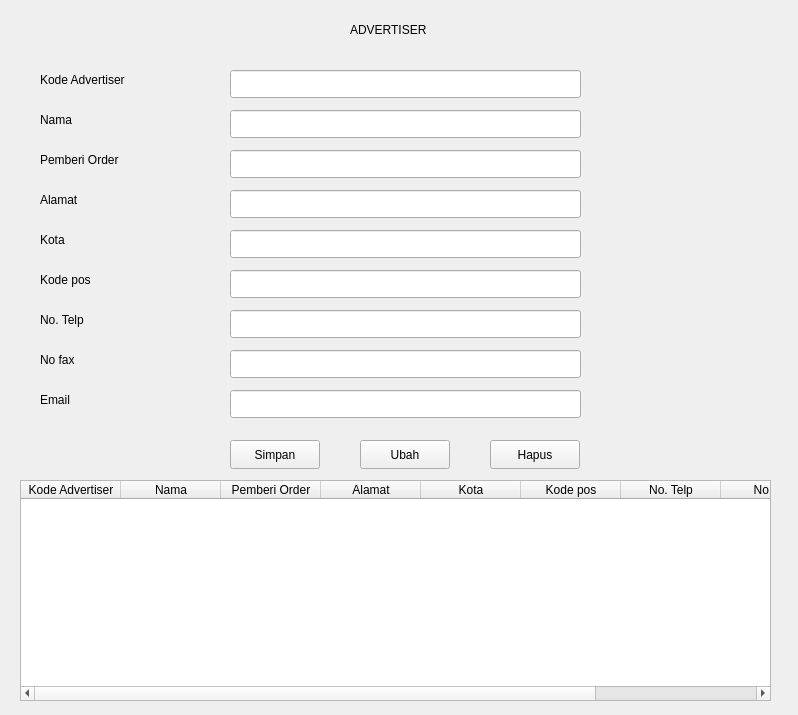
<?xml version="1.0" encoding="UTF-8"?>
<ui version="4.0">
 <class>Form</class>
 <widget class="QWidget" name="Form">
  <property name="geometry">
   <rect>
    <x>0</x>
    <y>0</y>
    <width>798</width>
    <height>715</height>
   </rect>
  </property>
  <property name="windowTitle">
   <string>Form</string>
  </property>
  <widget class="QLabel" name="label">
   <property name="geometry">
    <rect>
     <x>40</x>
     <y>70</y>
     <width>111</width>
     <height>20</height>
    </rect>
   </property>
   <property name="text">
    <string>Kode Advertiser</string>
   </property>
  </widget>
  <widget class="QLabel" name="label_2">
   <property name="geometry">
    <rect>
     <x>40</x>
     <y>110</y>
     <width>63</width>
     <height>20</height>
    </rect>
   </property>
   <property name="text">
    <string>Nama</string>
   </property>
  </widget>
  <widget class="QLabel" name="label_3">
   <property name="geometry">
    <rect>
     <x>40</x>
     <y>150</y>
     <width>111</width>
     <height>20</height>
    </rect>
   </property>
   <property name="text">
    <string>Pemberi Order</string>
   </property>
  </widget>
  <widget class="QLabel" name="label_4">
   <property name="geometry">
    <rect>
     <x>40</x>
     <y>190</y>
     <width>63</width>
     <height>20</height>
    </rect>
   </property>
   <property name="text">
    <string>Alamat</string>
   </property>
  </widget>
  <widget class="QLabel" name="label_5">
   <property name="geometry">
    <rect>
     <x>40</x>
     <y>230</y>
     <width>63</width>
     <height>20</height>
    </rect>
   </property>
   <property name="text">
    <string>Kota</string>
   </property>
  </widget>
  <widget class="QLabel" name="label_6">
   <property name="geometry">
    <rect>
     <x>40</x>
     <y>270</y>
     <width>63</width>
     <height>20</height>
    </rect>
   </property>
   <property name="text">
    <string>Kode pos</string>
   </property>
  </widget>
  <widget class="QLabel" name="label_7">
   <property name="geometry">
    <rect>
     <x>40</x>
     <y>310</y>
     <width>63</width>
     <height>20</height>
    </rect>
   </property>
   <property name="text">
    <string>No. Telp</string>
   </property>
  </widget>
  <widget class="QLabel" name="label_8">
   <property name="geometry">
    <rect>
     <x>40</x>
     <y>350</y>
     <width>63</width>
     <height>20</height>
    </rect>
   </property>
   <property name="text">
    <string>No fax</string>
   </property>
  </widget>
  <widget class="QLabel" name="label_9">
   <property name="geometry">
    <rect>
     <x>40</x>
     <y>390</y>
     <width>63</width>
     <height>20</height>
    </rect>
   </property>
   <property name="text">
    <string>Email</string>
   </property>
  </widget>
  <widget class="QLineEdit" name="kd_advertizerEdit">
   <property name="geometry">
    <rect>
     <x>230</x>
     <y>70</y>
     <width>351</width>
     <height>28</height>
    </rect>
   </property>
  </widget>
  <widget class="QLineEdit" name="namaEdit">
   <property name="geometry">
    <rect>
     <x>230</x>
     <y>110</y>
     <width>351</width>
     <height>28</height>
    </rect>
   </property>
  </widget>
  <widget class="QLineEdit" name="orderEdit">
   <property name="geometry">
    <rect>
     <x>230</x>
     <y>150</y>
     <width>351</width>
     <height>28</height>
    </rect>
   </property>
  </widget>
  <widget class="QLineEdit" name="alamatEdit">
   <property name="geometry">
    <rect>
     <x>230</x>
     <y>190</y>
     <width>351</width>
     <height>28</height>
    </rect>
   </property>
  </widget>
  <widget class="QLineEdit" name="kotaEdit">
   <property name="geometry">
    <rect>
     <x>230</x>
     <y>230</y>
     <width>351</width>
     <height>28</height>
    </rect>
   </property>
  </widget>
  <widget class="QLineEdit" name="kodeposEdit">
   <property name="geometry">
    <rect>
     <x>230</x>
     <y>270</y>
     <width>351</width>
     <height>28</height>
    </rect>
   </property>
  </widget>
  <widget class="QLineEdit" name="tlpEdit">
   <property name="geometry">
    <rect>
     <x>230</x>
     <y>310</y>
     <width>351</width>
     <height>28</height>
    </rect>
   </property>
  </widget>
  <widget class="QLineEdit" name="faxEdit">
   <property name="geometry">
    <rect>
     <x>230</x>
     <y>350</y>
     <width>351</width>
     <height>28</height>
    </rect>
   </property>
  </widget>
  <widget class="QLineEdit" name="emailEdit">
   <property name="geometry">
    <rect>
     <x>230</x>
     <y>390</y>
     <width>351</width>
     <height>28</height>
    </rect>
   </property>
  </widget>
  <widget class="QLabel" name="label_10">
   <property name="geometry">
    <rect>
     <x>350</x>
     <y>20</y>
     <width>101</width>
     <height>20</height>
    </rect>
   </property>
   <property name="text">
    <string>ADVERTISER</string>
   </property>
  </widget>
  <widget class="QPushButton" name="simpanButton">
   <property name="geometry">
    <rect>
     <x>230</x>
     <y>440</y>
     <width>90</width>
     <height>29</height>
    </rect>
   </property>
   <property name="text">
    <string>Simpan</string>
   </property>
  </widget>
  <widget class="QPushButton" name="ubahButton">
   <property name="geometry">
    <rect>
     <x>360</x>
     <y>440</y>
     <width>90</width>
     <height>29</height>
    </rect>
   </property>
   <property name="text">
    <string>Ubah</string>
   </property>
  </widget>
  <widget class="QPushButton" name="hapusButton">
   <property name="geometry">
    <rect>
     <x>490</x>
     <y>440</y>
     <width>90</width>
     <height>29</height>
    </rect>
   </property>
   <property name="text">
    <string>Hapus</string>
   </property>
  </widget>
  <widget class="QTableWidget" name="tableAdvertiser">
   <property name="geometry">
    <rect>
     <x>20</x>
     <y>480</y>
     <width>751</width>
     <height>221</height>
    </rect>
   </property>
   <column>
    <property name="text">
     <string>Kode Advertiser</string>
    </property>
   </column>
   <column>
    <property name="text">
     <string>Nama</string>
    </property>
   </column>
   <column>
    <property name="text">
     <string>Pemberi Order</string>
    </property>
   </column>
   <column>
    <property name="text">
     <string>Alamat</string>
    </property>
   </column>
   <column>
    <property name="text">
     <string>Kota</string>
    </property>
   </column>
   <column>
    <property name="text">
     <string>Kode pos</string>
    </property>
   </column>
   <column>
    <property name="text">
     <string>No. Telp</string>
    </property>
   </column>
   <column>
    <property name="text">
     <string>No fax</string>
    </property>
   </column>
   <column>
    <property name="text">
     <string>Email</string>
    </property>
   </column>
  </widget>
 </widget>
 <resources/>
 <connections/>
</ui>
